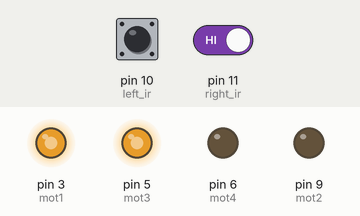
This sketch was run on a simulated Arduino Uno, built with avr-gcc and run on an emulated ATmega328P. Parts: output pins drawn as LEDs (lit = HIGH). Dashed ring = blinking. Inputs (shaded band) come from the test bench; at power-on: pin 10 (left_ir) HIGH, pin 11 (right_ir) HIGH.

Above: at 1.2 s.
1.3 s: pin 10 (left_ir) driven LOW
At 1.6 s:
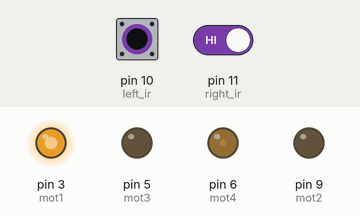
2.8 s: pin 11 (right_ir) driven LOW
At 3.9 s:
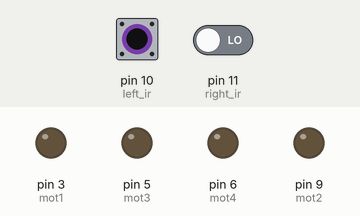
4.3 s: pin 10 (left_ir) driven HIGH
At 5.1 s:
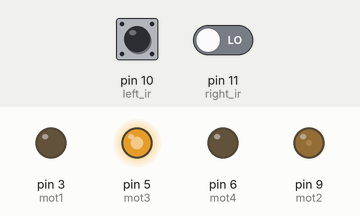
5.8 s: pin 10 (left_ir) pulsed LOW 2 times (0.12 s each, 0.3 s apart)
At 6.01 s:
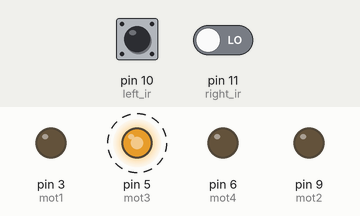
Timing chart, 0 to 8.8 s (numbered marks = the images above; inputs shaded):
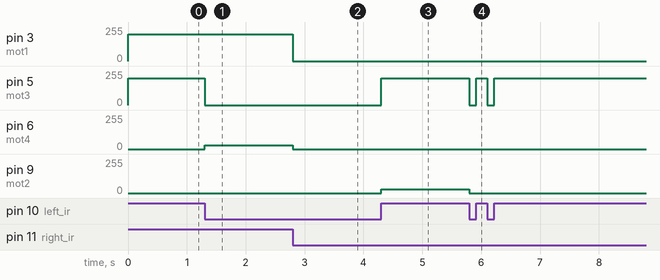

The sketch:

Line_follower_A1.ino
```cpp
int mot1=3;
int mot2=9;
int mot3=5;
int mot4=6;

int left_ir=10;
int right_ir=11;

int Left=0;
int Right=0;

void LEFT (void);
void RIGHT (void);
void STOP (void);

void setup()
{
  pinMode(mot1,OUTPUT);
  pinMode(mot2,OUTPUT);
  pinMode(mot3,OUTPUT);
  pinMode(mot4,OUTPUT);

  pinMode(left_ir,INPUT);
  pinMode(right_ir,INPUT);

  digitalWrite(left_ir,HIGH);
  digitalWrite(right_ir,HIGH);


}

void loop()
{

analogWrite(mot1,200);
analogWrite(mot2,0);
analogWrite(mot3,200);
analogWrite(mot4,0);

while(1)
{
  Left=digitalRead(left_ir);
  Right=digitalRead(right_ir);

  if((Left==0 && Right==1)==1)
  LEFT();
  else if((Right==0 && Left==1)==1)
  RIGHT();
}
}
void  LEFT (void)
{
   analogWrite(mot3,0);
   analogWrite(mot4,30);


   while(Left==0)
   {
    Left=digitalRead(left_ir);
    Right=digitalRead(right_ir);
    if(Right==0)
    {
      int l=Left;
      int r=Right;
      STOP();
      while(((l==Left)&&(r==Right))==1)
      {
         Left=digitalRead(left_ir);
         Right=digitalRead(right_ir);
      }
    }
    analogWrite(mot1,200);
    analogWrite(mot2,0);
   }
   analogWrite(mot3,200);
   analogWrite(mot4,0);
}

void RIGHT (void)
{
   analogWrite(mot1,0);
   analogWrite(mot2,30);

   while(Right==0)
   {
    Left=digitalRead(left_ir);
    Right=digitalRead(right_ir);
    if(Left==0)
    {
      int l=Left;
      int r=Right;
     STOP();
      while(((l==Left)&&(r==Right))==1)
      {
         Left=digitalRead(left_ir);
         Right=digitalRead(right_ir);
      }
    }
    analogWrite(mot3,200);
    analogWrite(mot4,0);
    }
   analogWrite(mot1,200);
   analogWrite(mot2,0);
}
void STOP (void)
{
analogWrite(mot1,0);
analogWrite(mot2,0);
analogWrite(mot3,0);
analogWrite(mot4,0);

}
```

Measured:
- after the input at 1.3 s, pin 5 (mot3): 200/255 → 0/255 at once; pin 6 (mot4): 0/255 → 30/255 at once
- after the input at 2.8 s, pin 3 (mot1): 200/255 → 0/255 at once; pin 6 (mot4): 30/255 → 0/255 at once
- after the input at 4.3 s, pin 5 (mot3): 0/255 → 200/255 at once; pin 9 (mot2): 0/255 → 30/255 at once
- after the input at 5.8 s, pin 5 (mot3): alternates 200/255 for 0.18 s and 0/255 for 0.12 s, 4 changes in all, then stays 200/255, starting at once; pin 9 (mot2): 30/255 → 0/255 at once
